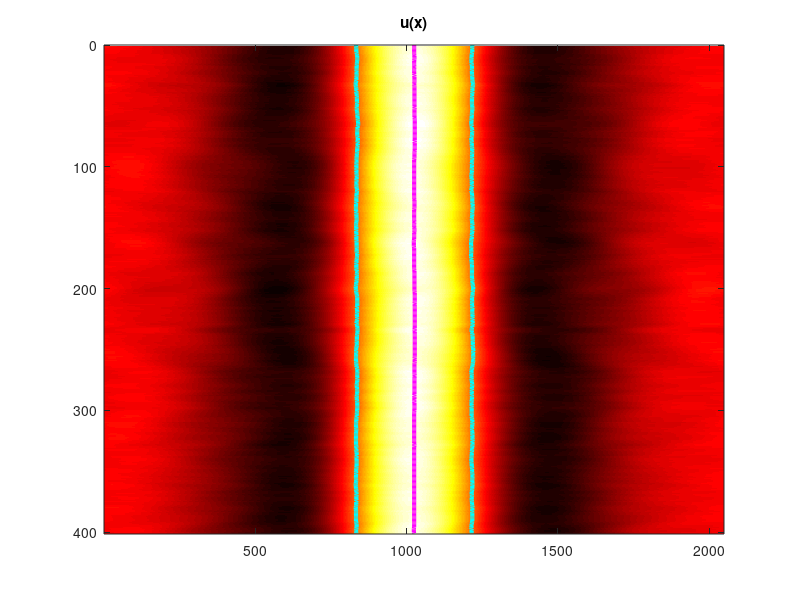

Write MATLAB code to recreate this figure.
% This code simulates the Amari equation in 1d with the additive noise,
% starting from the stationary solution as the initial condition.
%
% It tracks the bump boundaries using the interface equations from 
% Section 4.3 in
% Krishnan, N., Poll, D. B., & Kilpatrick, Z. P. (2018). Synaptic efficacy
% shapes resource limitations in working memory. Journal of computational 
% neuroscience, 44, 273-295.
% 
% (c) Weronika Wojtak, June 2023


%% Cleaning
clear; clc;

%% Functions
sigmoid = @(x,beta,theta) 1 ./ (1 + exp(-beta*(x-theta)));
kernel = @(x,A_ex,s_ex,A_in,s_in,g_i) A_ex* exp(-0.5 * (x).^2 / s_ex^2) - A_in * exp(-0.5 * (x).^2 / s_in^2) - g_i;
stability_amari = @(delta,kernel,p) integral(@(x)kernel(x,p(2),p(3),p(4),p(5),p(6)),0,delta) - p(7);

%% Parameters 
p(1) = 100;         % beta
p(2) = 3;           % A_ex   
p(3) = 1.4;         % s_ex   
p(4) = 1.5;         % A_inh
p(5) = 3.5;         % s_inh
p(6) = 0.2;         % g_i
p(7) = 0.0;         % theta          

L = 3*pi; N = 2^11; dx = 2*L/N; xDim = (-L+(0:N-1)*dx); 
dt = 0.05; tspan = 0:dt:20; M = numel(tspan);

tau_u = 1;

%% Get the steady state U(x) from theory
problem = @(delta) stability_amari(delta,kernel,p);
delta_theory = fzero(problem,4);

U = zeros(N,1);

for i = 1:length(xDim)
U(i) = integral(@(x)kernel(x,p(2),p(3),p(4),p(5),p(6)),0, xDim(i) + delta_theory/2) -...
    integral(@(x)kernel(x,p(2),p(3),p(4),p(5),p(6)),0, xDim(i)-delta_theory/2);
end

%% Kernel and its fft
w = kernel(xDim,p(2),p(3),p(4),p(5),p(6)); wHat = fft(w);

%% Noise kernel and its fft
eps = 0.2;
w_c = (5*pi)/L;
kernel_noise = cos(xDim * w_c);
wHat_noise = fft(kernel_noise);

%% Get the spatial gradient at the interface points of the steady state (alpha_bar and -alpha_bar)
w_0 = kernel(0,p(2),p(3),p(4),p(5),p(6));
w_delta = kernel(delta_theory,p(2),p(3),p(4),p(5),p(6));
alpha_bar = (w_0 - w_delta);

%% for storage
x_1 = zeros(1,M); x_2 = zeros(1,M);
dif_x1 = zeros(1,M); dif_x2 = zeros(1,M);
history_u = zeros(M,N);

xDim_1 = zeros(1,M);
xDim_2 = zeros(1,M);
xDim_3 = zeros(1,M);

%% Main loop

% initial state
u_field = U';

for i = 1:M

    f = sigmoid(u_field, p(1), p(7)); fHat = fft(f);
    conv = dx * ifftshift(real(ifft(fHat .* wHat)));

    % noise for this time step
    noise_i = sqrt(dt)*(randn(1, N)); noiseHat = fft(noise_i);
    conv_noise =  dx * ifftshift(real(ifft(noiseHat .* wHat_noise)));

    u_field = u_field + dt/tau_u * (-u_field + conv) + sqrt(eps) * conv_noise;

    % get the bump interfaces
    for j = 2:N
        if u_field(j-1) <= p(7) && u_field(j) > p(7)
            x_1(i) = j;
        end

        if u_field(j-1) >= p(7) && u_field(j) < p(7)
            x_2(i) = j;
        end
    end

    % get the bump shift due to noise
    if i > 1      
        dif_x1(i) = (x_1(i)- x_1(i-1))*dx;      
        dif_x2(i) = (x_2(i)- x_2(i-1))*dx;       
    end

    % save history
    history_u(i,:)  = u_field;

end


%% The evolution of the interfaces and bump center

delta = delta_theory;

c1 = 0; % at time t=0 the bump is cetered at x=0
x1 = xDim(x_1(1));
x2 = xDim(x_2(1));

for i = 1:M

    % get the bump center and the boundary points x1 and x2
    int_x1_x2 = integral(@(x)kernel(x,p(2),p(3),p(4),p(5),p(6)),0,delta);

    c1 = c1 + ((1/(2*alpha_bar)) * (dif_x2(i) + dif_x1(i)));
    x1 = x1 + ((-1/alpha_bar) * (dt * (-p(7) + int_x1_x2) -  dif_x1(i)));
    x2 = x2 + ((1/alpha_bar) * (dt * (-p(7) + int_x1_x2)  +  dif_x2(i)));

    % get the indices of the points above
    [ ~, ind1 ] = min( abs( xDim-x1 ) );
    [ ~, ind2 ] = min( abs( xDim-x2 ) );
    [ ~, ind3 ] = min( abs( xDim-c1 ) );

    xDim_1(i) = ind1;
    xDim_2(i) = ind2;
    xDim_3(i) = ind3;

end


%% PLOT RESULTS
figure
imagesc((history_u)), title ('u(x)'), hold on
colormap hot

plot((xDim_1),linspace(0,size(tspan,2),size(tspan,2)),'c','linewidth',3), hold on
plot((xDim_2),linspace(0,size(tspan,2),size(tspan,2)),'c','linewidth',3), hold on
plot((xDim_3),linspace(0,size(tspan,2),size(tspan,2)),'m','linewidth',3), hold on

